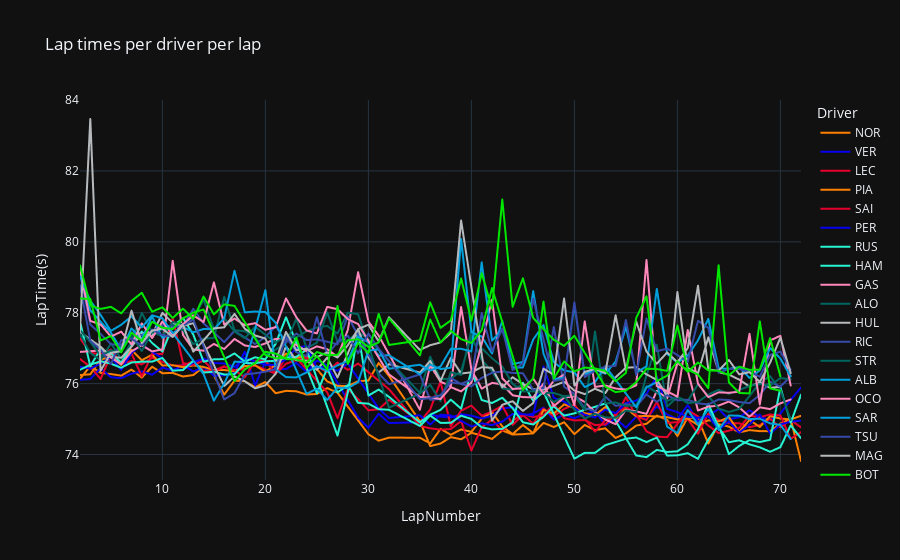

The notebook cell saved with this chart:
### Code cell
# line plot of the lap times per driver per lap with color per driver
px.line(driver_laps, x="LapNumber", y="LapTime(s)", color="Driver", title="Lap times per driver per lap", template="plotly_dark", color_discrete_map=driver_colors)
